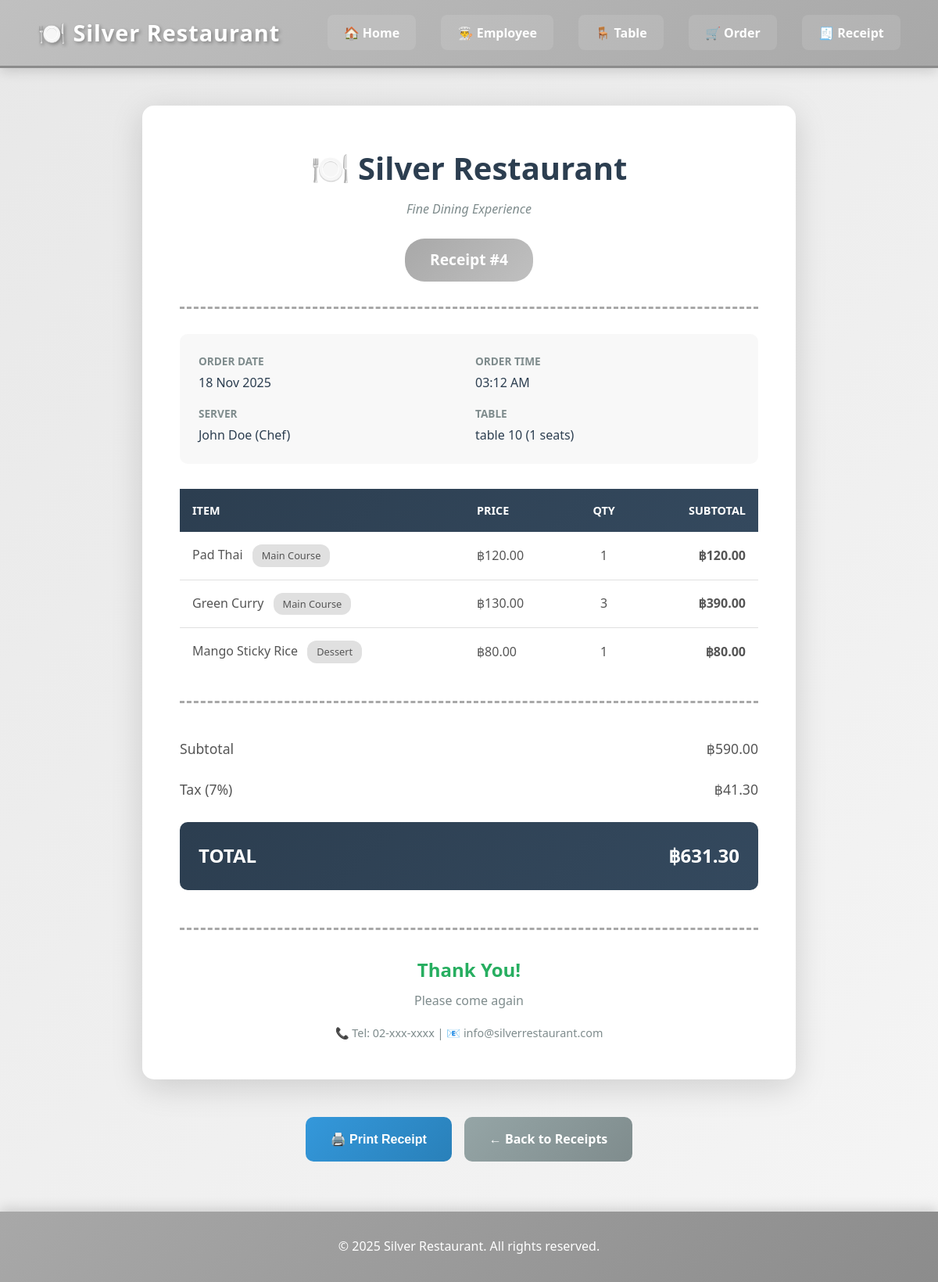
Before: /ReceiptDetail.php?order_id=4 with the older database file.
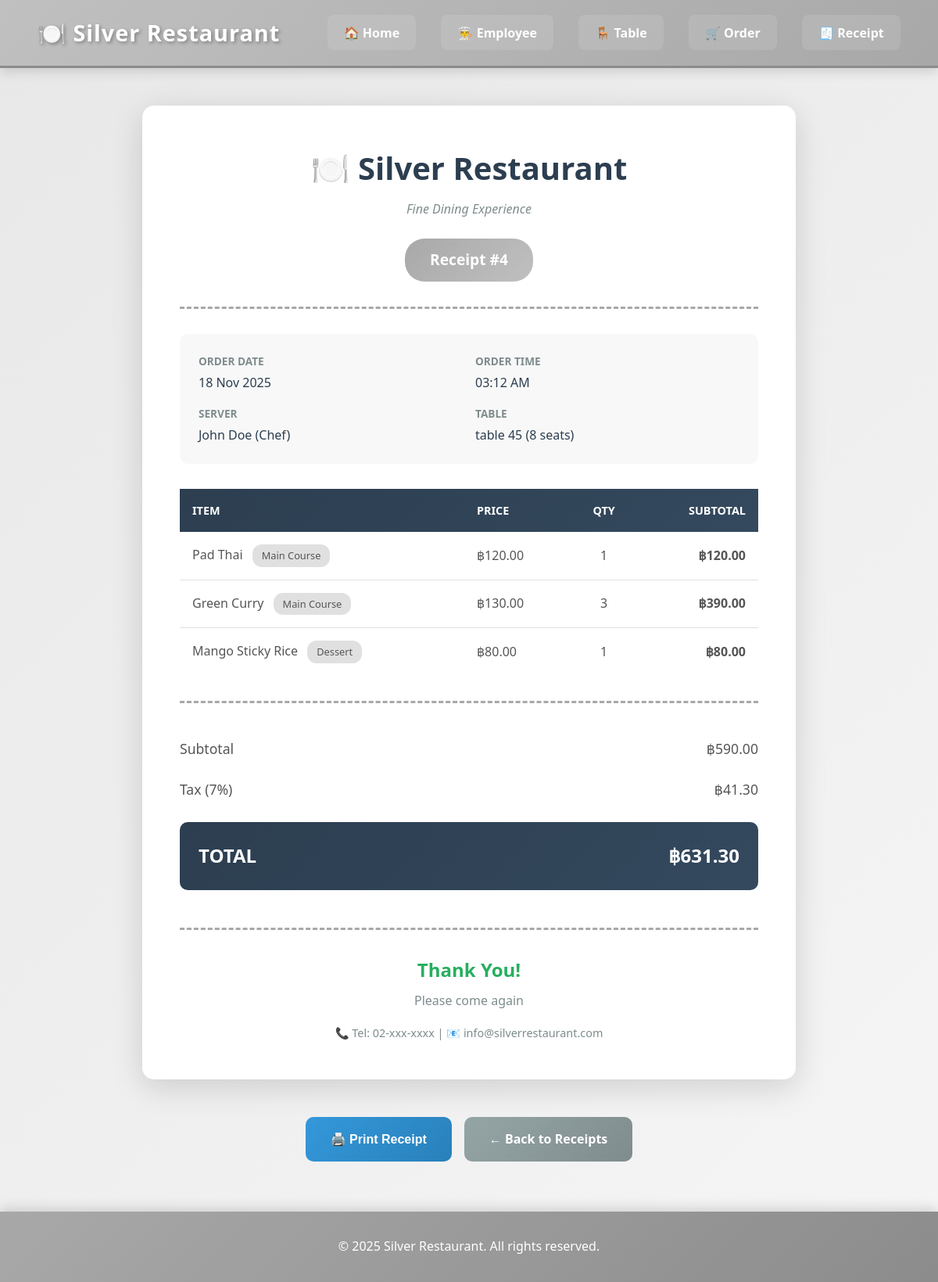
After: the same page with the newer database file.
### tables this page shows
CREATE TABLE orders (
    order_id INTEGER PRIMARY KEY AUTOINCREMENT,
    employee_id INTEGER NOT NULL,
    table_id INTEGER NOT NULL,
    order_time TEXT NOT NULL,
    order_date TEXT NOT NULL,
    total_amount REAL NOT NULL,
    FOREIGN KEY (employee_id) REFERENCES employee(employee_id),
    FOREIGN KEY (table_id) REFERENCES table_info(table_id)
);

CREATE TABLE table_info (
    table_id INTEGER PRIMARY KEY AUTOINCREMENT,
    table_number TEXT NOT NULL,
    capacity INTEGER NOT NULL,
    status TEXT NOT NULL
);

CREATE TABLE employee (
    emp_id INTEGER PRIMARY KEY AUTOINCREMENT,
    empname TEXT NOT NULL,
    position TEXT NOT NULL);

### ReceiptDetail.php (the view, shortened to what the changed rows need)
<?php
require('DBConnect.php');
$order_id = isset($_GET['order_id']) ? $_GET['order_id'] : null;
$query = "SELECT
    o.order_id,
    o.order_date,
    o.order_time,
    o.total_amount,
    e.empname,
    e.position,
    t.table_number,
    t.capacity
FROM orders o
INNER JOIN employee e ON o.employee_id = e.emp_id
INNER JOIN table_info t ON o.table_id = t.table_id
WHERE o.order_id = :order_id";
$stmt = $db->prepare($query);
$stmt->bindParam(':order_id', $order_id);
$stmt->execute();
$order = $stmt->fetch(PDO::FETCH_ASSOC);
?>
<!DOCTYPE html>
<html lang="en">
<head>
    <link rel="stylesheet" href="ref.css">
</head>
<body>
    <nav class="navbar">
        <div class="nav-brand">
            <h1>🍽️ Silver Restaurant</h1>
        </div>
    </nav>
    <div class="receipt-detail-container">
        <div class="receipt-paper">
            <div class="receipt-header">
                <h1 class="restaurant-name">🍽️ Silver Restaurant</h1>
                <p class="restaurant-tagline">Fine Dining Experience</p>
                <div class="receipt-number">Receipt #<?php echo $order['order_id']; ?></div>
            </div>
            <div class="receipt-info-grid">
                <div class="info-item">
                    <span class="info-label">Order Date</span>
                    <span class="info-value"><?php echo date('d M Y', strtotime($order['order_date'])); ?></span>
                </div>
                <div class="info-item">
                    <span class="info-label">Order Time</span>
                    <span class="info-value"><?php echo date('h:i A', strtotime($order['order_time'])); ?></span>
                </div>
                <div class="info-item">
                    <span class="info-label">Server</span>
                    <span class="info-value"><?php echo $order['empname']; ?> (<?php echo $order['position']; ?>)</span>
                </div>
                <div class="info-item">
                    <span class="info-label">Table</span>
                    <span class="info-value"><?php echo $order['table_number']; ?> (<?php echo $order['capacity']; ?> seats)</span>
                </div>
            </div>
            <table class="items-table">
                <thead>
                    <tr>
                        <th>Item</th>
                        <th>Price</th>
                        <th style="text-align: center;">Qty</th>
                        <th style="text-align: right;">Subtotal</th>
                    </tr>
                </thead>
            </table>
            <div class="total-section">
                <div class="total-row">
                    <span>Subtotal</span>
                    <span>฿<?php echo number_format($order['total_amount'], 2); ?></span>
                </div>
                <div class="total-row">
                    <span>Tax (7%)</span>
                    <span>฿<?php echo number_format($order['total_amount'] * 0.07, 2); ?></span>
                </div>
                <div class="total-final">
                    <span>TOTAL</span>
                    <span>฿<?php echo number_format($order['total_amount'] * 1.07, 2); ?></span>
                </div>
            </div>
        </div>
    </div>
</body>
</html>

Changed rows visible on the page:
changed through a linked row, orders "03:12 AM": table.table_number "table 10" → "table 45"; table.capacity "1" → "8"
